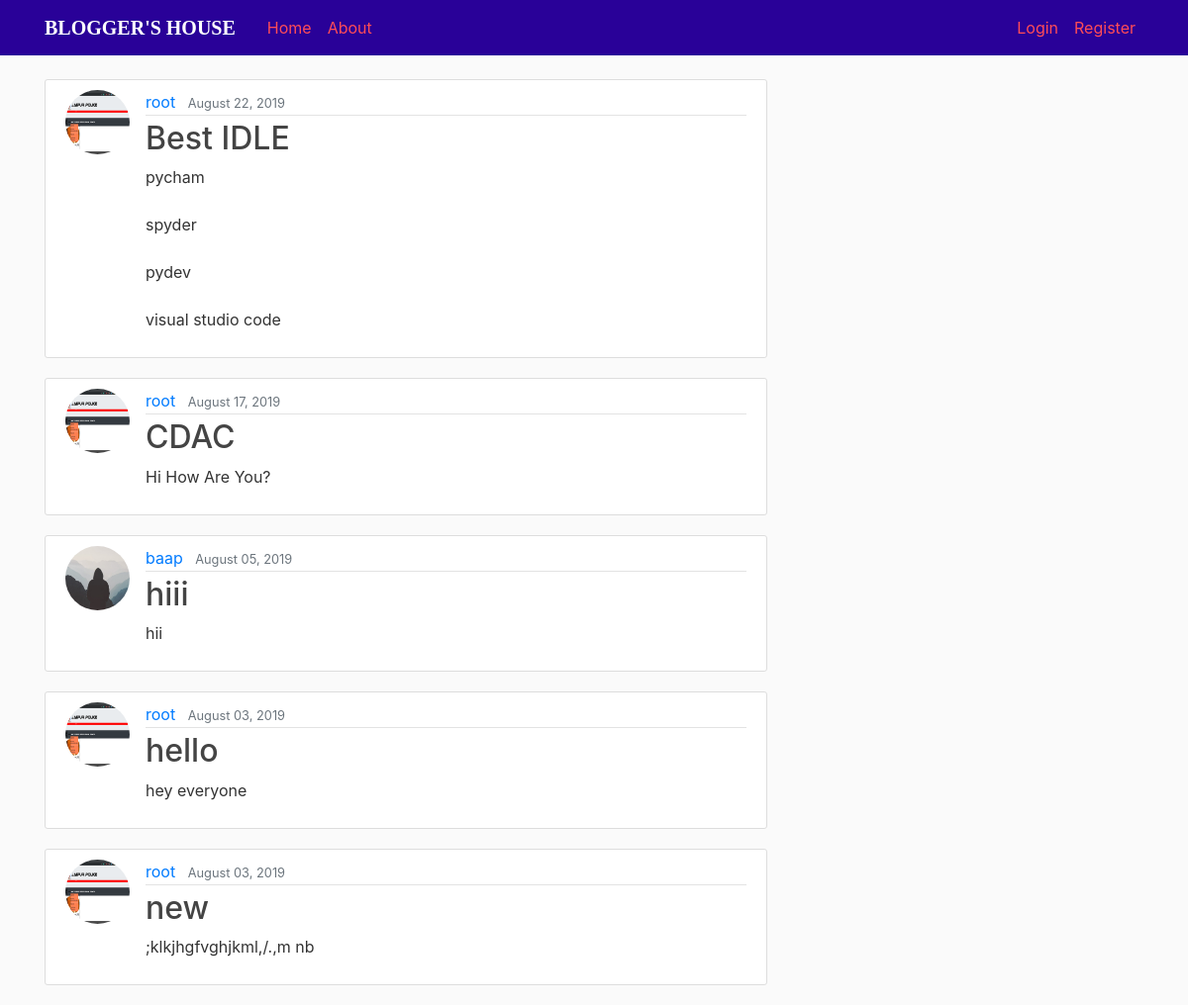
The page / on the database its author committed.
### blog/models.py (models this page shows, shortened)
class Post(models.Model):
    title = models.CharField(max_length=100)
    content = models.TextField()
    date_posted = models.DateTimeField(default=timezone.now)
    author = models.ForeignKey(User, on_delete=models.CASCADE)

### users/models.py (models this page shows, shortened)
class Profile(models.Model):
    user = models.OneToOneField(User, on_delete=models.CASCADE)
    image = models.ImageField(default='default.jpg', upload_to='profile_pics')

### blog/views.py (the view)
# urls.py: path('', PostListView.as_view(), name='blog-home'),
class PostListView(ListView):
    model = Post
    template_name = 'blog/home.html'  # <app>/<model>_<viewtype>.html
    context_object_name = 'posts'
    ordering = ['-date_posted']
    paginate_by = 5

### blog/templates/blog/home.html (shortened to what this page needs)
{% extends "blog/base.html" %}
{% block content %}
    {% for post in posts %}
        <article class="media content-section">
          <img class="rounded-circle article-img" src="{{ post.author.profile.image.url }}">
          <div class="media-body">
            <div class="article-metadata">
              <a class="mr-2" href="{% url 'user-posts' post.author.username %}">{{ post.author }}</a>
              <small class="text-muted">{{ post.date_posted|date:"F d, Y" }}</small>
            </div>
            <h2><a class="article-title" href="{% url 'post-detail' post.id %}">{{ post.title }}</a></h2>
            <p class="article-content">{{ post.content }}</p>
          </div>
        </article>
    {% endfor %}
{% endblock content %}

### blog/templates/blog/base.html (shortened to what this page needs)
{% load static %}
<!DOCTYPE html>
<html>
<head>
    <link rel="stylesheet" href="https://maxcdn.bootstrapcdn.com/bootstrap/4.0.0/css/bootstrap.min.css">
    <link rel="stylesheet" type="text/css" href="{% static 'blog/main.css' %}">
</head>
<body>
    <header class="site-header">
      <nav class="navbar navbar-expand-md navbar-dark bg-steel fixed-top">
        <div class="container">
          <a class="navbar-brand mr-4" href="{% url 'blog-home' %}" STYLE="FONT-FAMILY:CURSIVE;FONT-WEIGHT:BOLD;">BLOGGER'S HOUSE</a>
          <div class="collapse navbar-collapse" id="navbarToggle">
            <div class="navbar-nav mr-auto">
              <a class="nav-item nav-link" href="{% url 'blog-home' %}">Home</a>
              <a class="nav-item nav-link" href="{% url 'blog-about' %}">About</a>
            </div>
              <div class="navbar-nav">
              {% if user.is_authenticated %}
                <a class="nav-item nav-link" href="{% url 'post-create' %}">New Post</a>
                <a class="nav-item nav-link" href="{% url 'profile' %}">Profile</a>
                <a class="nav-item nav-link" href="{% url 'logout' %}">Logout</a>
              {% else %}
                <a class="nav-item nav-link" href="{% url 'login' %}">Login</a>
                <a class="nav-item nav-link" href="{% url 'register' %}">Register</a>
              {% endif %}
            </div>
          </div>
        </div>
      </nav>
    </header>
    <main role="main" class="container">
      <div class="row">
        <div class="col-md-8">
          {% block content %}{% endblock %}
        </div>
      </div>
    </main>
</body>
</html>

### blog/static/blog/main.css (style rules this page uses)
body { background: #fafafa; color: #333333; margin-top: 5rem; }
h1, h2, h3, h4, h5, h6 { color: #444444; }
.bg-steel { background-color: #290198; }
.site-header .navbar-nav .nav-link { color: #ff4c57; }
.content-section { background: #ffffff; padding: 10px 20px; border: 1px solid #dddddd; border-radius: 3px; margin-bottom: 20px; }
.article-title { color: #444444; }
.article-content { white-space: pre-line; }
.article-img { height: 65px; width: 65px; margin-right: 16px; }
.article-metadata { padding-bottom: 1px; margin-bottom: 4px; border-bottom: 1px solid #e3e3e3 }

### rows shown on the page
Post: author.profile.image (picture), author "root", date_posted "August 22, 2019", title "Best IDLE", content "pycham spyder pydev visual studio code"
Post: author.profile.image (picture), author "root", date_posted "August 17, 2019", title "CDAC", content "Hi How Are You?"
Post: author.profile.image (placeholder picture), author "baap", date_posted "August 05, 2019", title "hiii", content "hii"
Post: author.profile.image (picture), author "root", date_posted "August 03, 2019", title "hello", content "hey everyone"
Post: author.profile.image (picture), author "root", date_posted "August 03, 2019", title "new", content ";klkjhgfvghjkml,/.,m nb"
